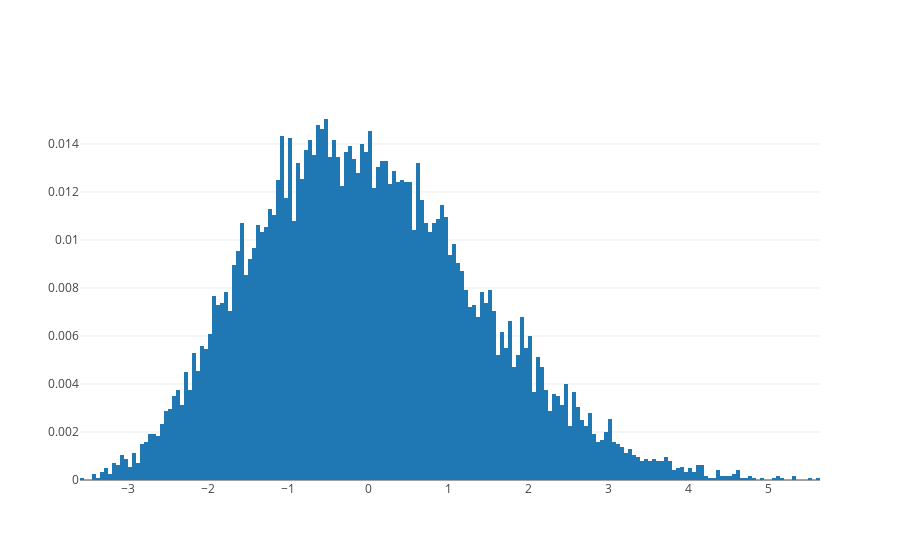

Notebook code cell kept with this figure:
### Code cell
import plotly
import plotly.graph_objs as go

x = resampled_df["neuron46"]
data = [go.Histogram(x=x, histnorm='probability')]
plotly.offline.iplot(data)

### Figure 1 — Plotly figure (JSON) as saved in the notebook; plotly's stock layout.template omitted (floating-point values rounded to 4 significant figures; data arrays with more than 128 entries replaced by an {"elided": "..."} marker saying what was removed)
{"data": [{"autobinx": true, "histnorm": "probability", "type": "histogram", "uid": "422bea", "x": {"elided": "50000 float values"}, "xbins": {"end": 5.65, "size": 0.05, "start": -3.6}}], "layout": {"autosize": true, "xaxis": {"autorange": true, "range": [-3.6, 5.65], "type": "linear"}, "yaxis": {"autorange": true, "range": [0, 0.01583]}}}
